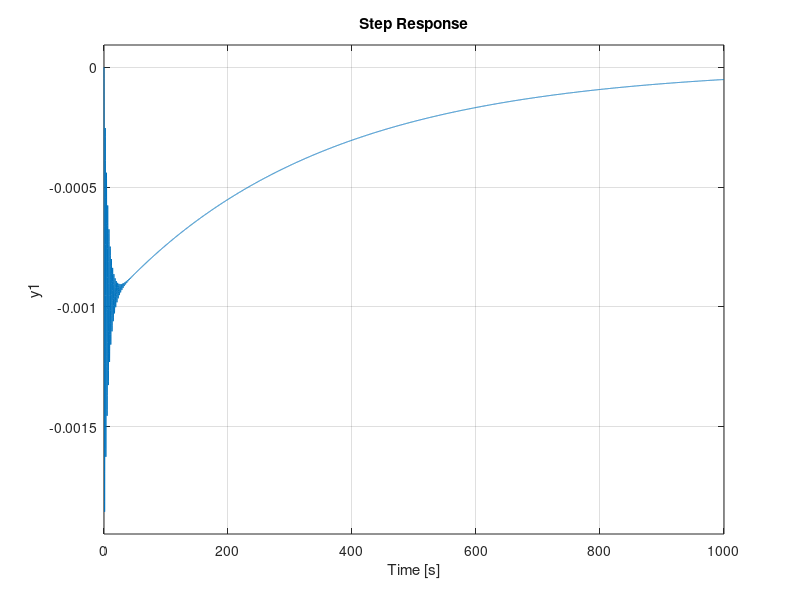

Source code (MATLAB):
clc;
A = [0 1 0 0; 0 -0.003 0.1 0.003;0 0 0 1;0 0.003 -10.01 -0.303];
B = [0 0.01 0 -0.01]' ;
C = [0 0 1 0] ;
D = [0] ;
sys = ss(A,B,C,D) ;
[num, den]=ss2tf(A,B,C,D) ;
sys = tf(num ,den) 
step(sys);
%rlocus(sys)
%damp(sys);
%bode(sys);